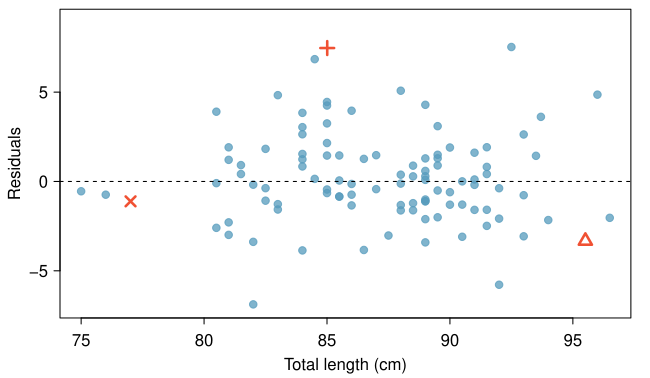

The R source for this figure:
require(openintro)
data(COL)
data(possum)

myPDF('scattHeadLTotalLResidualPlot.pdf', 1.13*5.76, 1.13*3.35, mar=c(3,3,0.5,1), mgp=c(1.8,0.6,0), las=1) #, mfrow=1:2)

these <- c(48, 42, 3)

plot(possum$totalL[-these], possum$headL[-these]-(41+0.59*possum$totalL[-these]), pch=19, col=COL[1,2], xlab='Total length (cm)', ylab='Residuals', ylim=c(-7, 9))

points(possum$totalL[these]+rnorm(1,0,0.01),
       possum$headL[these]-(41+0.59*possum$totalL[these])+
          rnorm(1,0,0.01),
       pch=c(3,4,2), col=COL[4], cex=1.3, lwd=2.5)
}

abline(h=0, lty=2)


dev.off()
